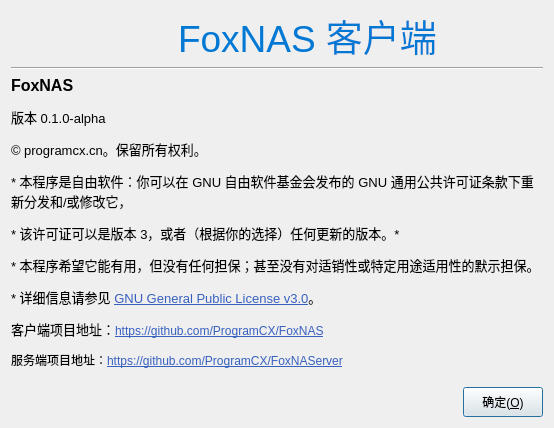
<?xml version="1.0" encoding="UTF-8"?>
<ui version="4.0">
 <class>AboutDialog</class>
 <widget class="QDialog" name="AboutDialog">
  <property name="geometry">
   <rect>
    <x>0</x>
    <y>0</y>
    <width>554</width>
    <height>391</height>
   </rect>
  </property>
  <property name="windowTitle">
   <string>Dialog</string>
  </property>
  <layout class="QVBoxLayout" name="verticalLayout">
   <item>
    <layout class="QHBoxLayout" name="horizontalLayout">
     <property name="spacing">
      <number>10</number>
     </property>
     <item>
      <spacer name="horizontalSpacer_2">
       <property name="orientation">
        <enum>Qt::Orientation::Horizontal</enum>
       </property>
       <property name="sizeHint" stdset="0">
        <size>
         <width>40</width>
         <height>20</height>
        </size>
       </property>
      </spacer>
     </item>
     <item>
      <widget class="QLabel" name="label">
       <property name="minimumSize">
        <size>
         <width>50</width>
         <height>50</height>
        </size>
       </property>
       <property name="maximumSize">
        <size>
         <width>50</width>
         <height>50</height>
        </size>
       </property>
       <property name="text">
        <string/>
       </property>
       <property name="pixmap">
        <pixmap resource="../main.qrc">:/main/resource/favicon/FoxNAS.png</pixmap>
       </property>
       <property name="scaledContents">
        <bool>true</bool>
       </property>
      </widget>
     </item>
     <item>
      <widget class="QLabel" name="label_2">
       <property name="minimumSize">
        <size>
         <width>250</width>
         <height>41</height>
        </size>
       </property>
       <property name="maximumSize">
        <size>
         <width>280</width>
         <height>41</height>
        </size>
       </property>
       <property name="font">
        <font>
         <pointsize>28</pointsize>
         <bold>false</bold>
        </font>
       </property>
       <property name="styleSheet">
        <string notr="true">color: #0078D4</string>
       </property>
       <property name="text">
        <string>FoxNAS 客户端</string>
       </property>
      </widget>
     </item>
     <item>
      <spacer name="horizontalSpacer_3">
       <property name="orientation">
        <enum>Qt::Orientation::Horizontal</enum>
       </property>
       <property name="sizeHint" stdset="0">
        <size>
         <width>40</width>
         <height>20</height>
        </size>
       </property>
      </spacer>
     </item>
    </layout>
   </item>
   <item>
    <widget class="Line" name="line">
     <property name="orientation">
      <enum>Qt::Orientation::Horizontal</enum>
     </property>
    </widget>
   </item>
   <item>
    <widget class="QLabel" name="label_3">
     <property name="sizePolicy">
      <sizepolicy hsizetype="Expanding" vsizetype="Expanding">
       <horstretch>0</horstretch>
       <verstretch>0</verstretch>
      </sizepolicy>
     </property>
     <property name="styleSheet">
      <string notr="true"/>
     </property>
     <property name="text">
      <string>&lt;html&gt;&lt;head/&gt;&lt;body&gt;&lt;p&gt;&lt;span style=&quot; font-size:12pt; font-weight:700;&quot;&gt;FoxNAS&lt;/span&gt;&lt;/p&gt;&lt;p&gt;&lt;span style=&quot; font-size:10pt;&quot;&gt;版本 0.1.0-alpha&lt;/span&gt;&lt;/p&gt;&lt;p&gt;&lt;span style=&quot; font-size:10pt;&quot;&gt;© programcx.cn。保留所有权利。&lt;/span&gt;&lt;/p&gt;&lt;p&gt;&lt;span style=&quot; font-size:10pt;&quot;&gt;* 本程序是自由软件：你可以在 GNU 自由软件基金会发布的 GNU 通用公共许可证条款下重新分发和/或修改它，&lt;/span&gt;&lt;/p&gt;&lt;p&gt;&lt;span style=&quot; font-size:10pt;&quot;&gt;* 该许可证可以是版本 3，或者（根据你的选择）任何更新的版本。*&lt;/span&gt;&lt;/p&gt;&lt;p&gt;&lt;span style=&quot; font-size:10pt;&quot;&gt;* 本程序希望它能有用，但没有任何担保；甚至没有对适销性或特定用途适用性的默示担保。&lt;/span&gt;&lt;/p&gt;&lt;p&gt;&lt;span style=&quot; font-size:10pt;&quot;&gt;* 详细信息请参见 &lt;/span&gt;&lt;a href=&quot;https://github.com/ProgramCX/FoxNAS/blob/main/LICENSE&quot;&gt;&lt;span style=&quot; font-size:10pt; text-decoration: underline; color:#3760bf;&quot;&gt;GNU General Public License v3.0&lt;/span&gt;&lt;/a&gt;&lt;span style=&quot; font-size:10pt;&quot;&gt;。&lt;/span&gt;&lt;/p&gt;&lt;p&gt;&lt;span style=&quot; font-size:10pt;&quot;&gt;客户端项目地址：&lt;/span&gt;&lt;a href=&quot;https://github.com/ProgramCX/FoxNAS&quot;&gt;&lt;span style=&quot; text-decoration: underline; color:#3760bf;&quot;&gt;https://github.com/ProgramCX/FoxNAS&lt;/span&gt;&lt;/a&gt;&lt;/p&gt;&lt;p&gt;服务端项目地址：&lt;a href=&quot;https://github.com/ProgramCX/FoxNAServer/&quot;&gt;&lt;span style=&quot; text-decoration: underline; color:#3760bf;&quot;&gt;https://github.com/ProgramCX/FoxNAServer&lt;/span&gt;&lt;/a&gt;&lt;/p&gt;&lt;p&gt;&lt;span style=&quot; font-size:10pt;&quot;&gt;注：本软件不提供更新功能，客户端必须和服务端匹配！&lt;/span&gt;&lt;/p&gt;&lt;/body&gt;&lt;/html&gt;</string>
     </property>
     <property name="wordWrap">
      <bool>true</bool>
     </property>
     <property name="margin">
      <number>20</number>
     </property>
     <property name="openExternalLinks">
      <bool>true</bool>
     </property>
    </widget>
   </item>
   <item>
    <layout class="QHBoxLayout" name="horizontalLayout_2">
     <item>
      <spacer name="horizontalSpacer_4">
       <property name="orientation">
        <enum>Qt::Orientation::Horizontal</enum>
       </property>
       <property name="sizeHint" stdset="0">
        <size>
         <width>40</width>
         <height>20</height>
        </size>
       </property>
      </spacer>
     </item>
     <item>
      <widget class="QPushButton" name="pushButtonOK">
       <property name="minimumSize">
        <size>
         <width>0</width>
         <height>30</height>
        </size>
       </property>
       <property name="text">
        <string>确定(&amp;O)</string>
       </property>
      </widget>
     </item>
    </layout>
   </item>
  </layout>
 </widget>
 <resources>
  <include location="../main.qrc"/>
 </resources>
 <connections>
  <connection>
   <sender>pushButtonOK</sender>
   <signal>clicked()</signal>
   <receiver>AboutDialog</receiver>
   <slot>accept()</slot>
   <hints>
    <hint type="sourcelabel">
     <x>644</x>
     <y>489</y>
    </hint>
    <hint type="destinationlabel">
     <x>648</x>
     <y>555</y>
    </hint>
   </hints>
  </connection>
 </connections>
</ui>
